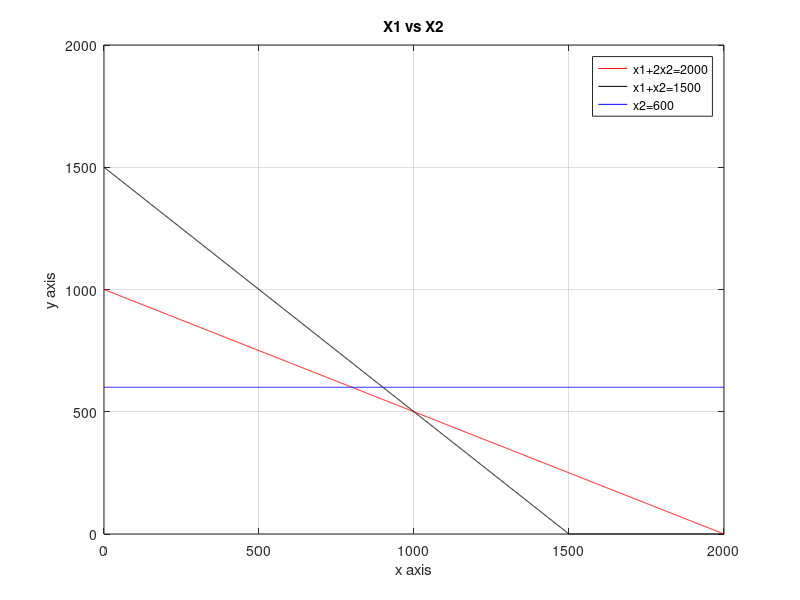

Recreate this plot in MATLAB. (Note: this script raises an error after producing the figure.)
format short
clear all
clc
A=[1,2;1,1;0,1]
B=[2000;1500;600]
C=[3 5]

y1=0:1:max(B)
x21=(B(1)-A(1,1)*y1)/A(1,2)
x22=(B(2)-A(2,1)*y1)/A(2,2)
x23=(B(3)-A(3,1)*y1)/A(3,2)

x21=max(0,x21)
x22=max(0,x22)
x23=max(0,x23)

plot(y1,x21,'r')
hold on
plot(y1,x22,'k')
hold on
plot(y1,x23,'b')

xlabel('x axis')
ylabel('y axis')
title('X1 vs X2')
legend('x1+2x2=2000','x1+x2=1500','x2=600')
grid on

cx1=find(y1==0)
c1=find(x21==0)
c2=find(x22==0)
c3=find(x23==0)

line1=[y1(:,[c1,cx1]);x21(:,[c1,cx1])]'
line2=[y1(:,[c2,cx1]);x22(:,[c2,cx1])]'
line3=[y1(:,[c3,cx1]);x23(:,[c3,cx1])]'

corpt=unique([line1;line2;line3],'rows')

pt=[0 0]
for i=1:size(A,1)
    for j=i+1:size(A,1)
        A1=A([i,j],:)
        B1=B([i,j],:)
        X=A1\B1
        pt=[pt;X']
    end
end

allpt=[pt;corpt]
points=unique(allpt,'rows')

for i=1:size(points,1)
    const1(i)=A(1,1)*points(i,1)+A(1,2)*points(i,2)-B(1)
    const2(i)=A(2,1)*points(i,1)+A(2,2)*points(i,2)-B(2)
    const3(i)=A(3,1)*points(i,1)+A(3,2)*points(i,2)-B(3)
end
S1=find(const1>0)
S2=find(const2>0)
S3=find(const3>0)

S=unique([S1,S2,S3])
points(S,:)=[]

Z=points*C'
[zmax,zind]=max(Z)
optimal=points(zind,:)

optval=[optimal zmax]
optimal_sol=array2table(optval)
optimal_sol.Properties.VariableNames(1:size(optimal_sol,2))={'x1','x2','Value_of_z'}





